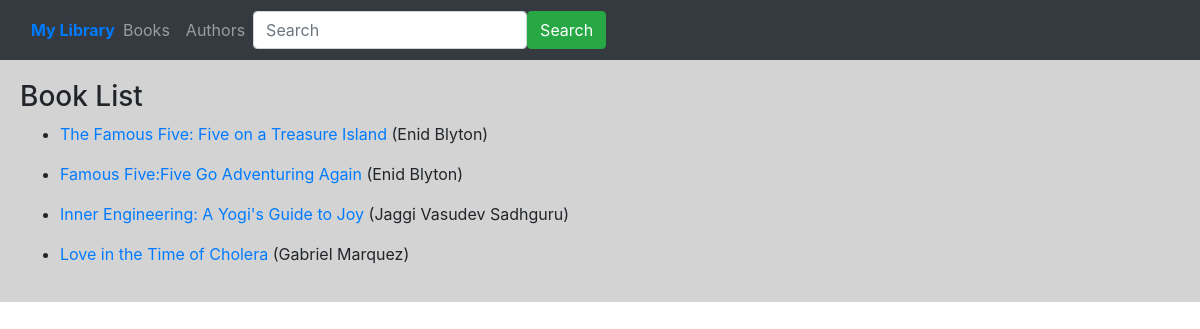
/catalog/books/, run on the app's committed database.
### catalog/models.py (models this page shows, shortened)
class Book(models.Model):
    title = models.CharField(max_length=200)
    author = models.ForeignKey('Author', on_delete=models.SET_NULL, null=True)
    summary = models.TextField(max_length=1000, help_text='Enter a brief description of the book')
    isbn = models.CharField('ISBN', max_length=13, help_text='13 Character <a href="https://www.isbn-international.org/content/what-isbn">ISBN number</a>')
    genre = models.ManyToManyField(Genre, help_text='Select a genre for this book')
    def display_genre(self):
        """Create a string for the Genre. This is required to display genre in Admin."""
        return ', '.join(genre.name for genre in self.genre.all()[:3])
    display_genre.short_description = 'Genre'

class Author(models.Model):
    first_name = models.CharField(max_length=100)
    last_name = models.CharField(max_length=100)
    date_of_birth = models.DateField(null=True, blank=True)
    date_of_death = models.DateField('Died', null=True, blank=True)
    class Meta:
        ordering = ['last_name', 'first_name']
    def __str__(self):
        return self.first_name + " " + self.last_name

### catalog/views.py (the view)
# urls.py: path('books/', BookListView.as_view(), name='books'),
class BookListView(ListView):
	template_name = 'catalog/books.html'
	queryset = Book.objects.all()
	context_object_name = 'all_books'
	paginate_by = 10

### catalog/templates/catalog/books.html (shortened to what this page needs)
{% extends 'catalog/base.html'%}
{% block body %}
	<h3>Book List</h3>
	{%if all_books%}
		{% for book in all_books%}
			<ul>
			<li><a href="{%url 'catalog:book_detail' book.id %}">{{book.title}}</a> ({{book.author}})<br></li>
			</ul>
		{%endfor%}
	{%else%}
		<h4>No Books in the Library</h4>
	{%endif%}
{% endblock%}

### data on the page
Book: title "The Famous Five: Five on a Treasure Island", author "Enid Blyton"
Book: title "Famous Five:Five Go Adventuring Again", author "Enid Blyton"
Book: title "Inner Engineering: A Yogi's Guide to Joy", author "Jaggi Vasudev Sadhguru"
Book: title "Love in the Time of Cholera", author "Gabriel Marquez"
